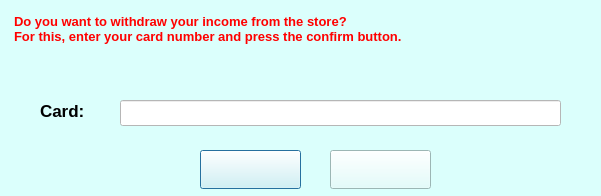
<?xml version="1.0" encoding="UTF-8"?>
<ui version="4.0">
 <class>transaction_customer</class>
 <widget class="QDialog" name="transaction_customer">
  <property name="geometry">
   <rect>
    <x>0</x>
    <y>0</y>
    <width>601</width>
    <height>196</height>
   </rect>
  </property>
  <property name="windowTitle">
   <string>Dialog</string>
  </property>
  <property name="styleSheet">
   <string notr="true">background-color: rgb(219, 255, 252);</string>
  </property>
  <widget class="QLabel" name="label">
   <property name="geometry">
    <rect>
     <x>40</x>
     <y>90</y>
     <width>61</width>
     <height>41</height>
    </rect>
   </property>
   <property name="font">
    <font>
     <pointsize>13</pointsize>
     <bold>true</bold>
    </font>
   </property>
   <property name="styleSheet">
    <string notr="true">background-color: rgb();</string>
   </property>
   <property name="text">
    <string>Card:</string>
   </property>
  </widget>
  <widget class="QLineEdit" name="lineEdit">
   <property name="geometry">
    <rect>
     <x>120</x>
     <y>100</y>
     <width>441</width>
     <height>26</height>
    </rect>
   </property>
   <property name="styleSheet">
    <string notr="true">background-color: rgb(255, 255, 255);</string>
   </property>
  </widget>
  <widget class="QTextEdit" name="textEdit">
   <property name="geometry">
    <rect>
     <x>10</x>
     <y>10</y>
     <width>581</width>
     <height>71</height>
    </rect>
   </property>
   <property name="font">
    <font>
     <pointsize>10</pointsize>
     <bold>true</bold>
    </font>
   </property>
   <property name="frameShape">
    <enum>QFrame::HLine</enum>
   </property>
   <property name="lineWidth">
    <number>0</number>
   </property>
   <property name="html">
    <string>&lt;!DOCTYPE HTML PUBLIC &quot;-//W3C//DTD HTML 4.0//EN&quot; &quot;http://www.w3.org/TR/REC-html40/strict.dtd&quot;&gt;
&lt;html&gt;&lt;head&gt;&lt;meta name=&quot;qrichtext&quot; content=&quot;1&quot; /&gt;&lt;meta charset=&quot;utf-8&quot; /&gt;&lt;style type=&quot;text/css&quot;&gt;
p, li { white-space: pre-wrap; }
&lt;/style&gt;&lt;/head&gt;&lt;body style=&quot; font-family:'Segoe UI'; font-size:10pt; font-weight:700; font-style:normal;&quot;&gt;
&lt;p style=&quot; margin-top:0px; margin-bottom:0px; margin-left:0px; margin-right:0px; -qt-block-indent:0; text-indent:0px;&quot;&gt;&lt;span style=&quot; color:#ff0000;&quot;&gt;Do you want to withdraw your income from the store? &lt;/span&gt;&lt;/p&gt;
&lt;p style=&quot; margin-top:0px; margin-bottom:0px; margin-left:0px; margin-right:0px; -qt-block-indent:0; text-indent:0px;&quot;&gt;&lt;span style=&quot; color:#ff0000;&quot;&gt;For this, enter your card number and press the confirm button.&lt;/span&gt;&lt;/p&gt;&lt;/body&gt;&lt;/html&gt;</string>
   </property>
  </widget>
  <widget class="QPushButton" name="pushButton">
   <property name="geometry">
    <rect>
     <x>200</x>
     <y>150</y>
     <width>101</width>
     <height>39</height>
    </rect>
   </property>
   <property name="styleSheet">
    <string notr="true">background-image: url(:/new/prefix1/cancel fot traconsh.png);</string>
   </property>
   <property name="text">
    <string/>
   </property>
  </widget>
  <widget class="QPushButton" name="pushButton_2">
   <property name="geometry">
    <rect>
     <x>330</x>
     <y>150</y>
     <width>101</width>
     <height>39</height>
    </rect>
   </property>
   <property name="styleSheet">
    <string notr="true">background-image: url(:/new/prefix1/confrim.png);</string>
   </property>
   <property name="text">
    <string/>
   </property>
  </widget>
 </widget>
 <resources/>
 <connections/>
</ui>
